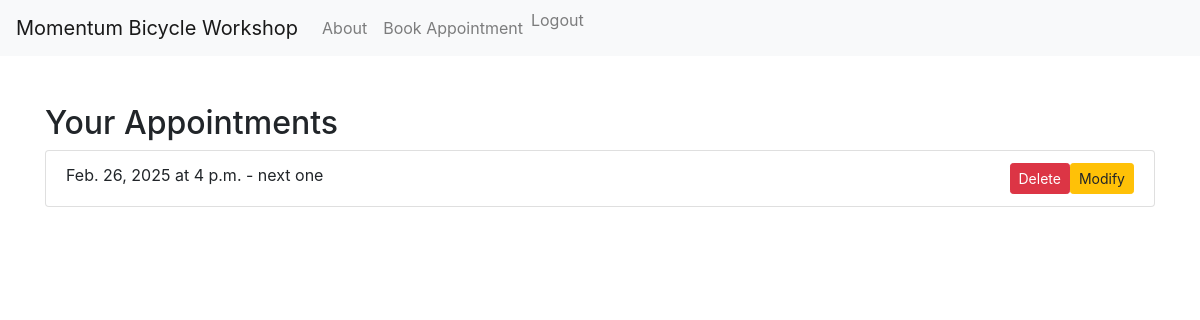
Before: /appointment_list/ (signed in) with the older database file.
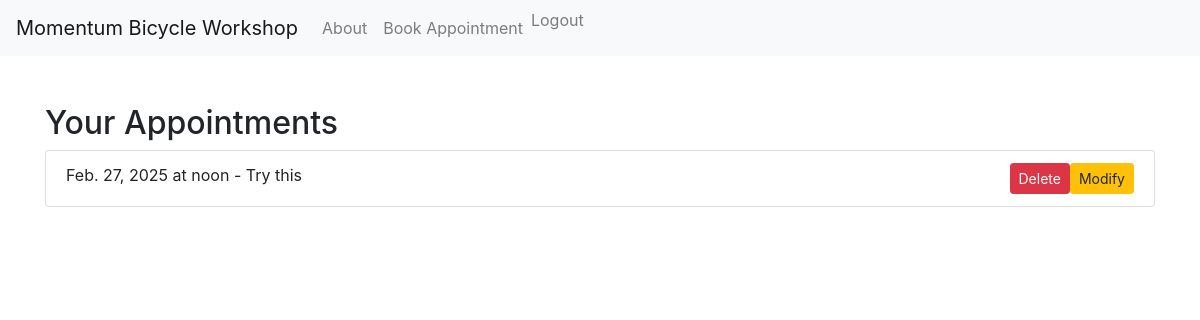
After: the same page with the newer database file.
### myapp/models.py (models this page shows, shortened)
class Appointment(models.Model):
    user = models.ForeignKey(User, on_delete=models.CASCADE)  # Associate the appointment with a user
    date = models.DateField()
    time = models.TimeField()
    description = models.TextField(blank=True)  # Allowing blank descriptions
    photo = models.ImageField(upload_to='photos/', blank=True, null=True)
    completed = models.BooleanField(default=False)
    notified = models.BooleanField(default=False)
    class Meta:  # This should be properly indented within the model
        unique_together = ('user', 'date')  # or ('user', 'date', 'time') if you want to prevent double booking at the same time

### myapp/views.py (the view)
# urls.py: path('appointment_list/', appointment_list, name='appointment_list'),
@login_required
def appointment_list(request):
    appointments = Appointment.objects.filter(user=request.user).order_by('date')
    return render(request, 'myapp/appointment_list.html', {'appointments': appointments})

### myapp/templates/myapp/appointment_list.html (shortened to what this page needs)
{% load static %}
<!DOCTYPE html>
<html lang="en">
<head>
    <link rel="stylesheet" href="https://maxcdn.bootstrapcdn.com/bootstrap/4.5.2/css/bootstrap.min.css">
</head>
<body>
    {% include 'myapp/navbar.html' %}
    <div class="container mt-5">
        <h2>Your Appointments</h2>
        {% if appointments %}
        <ul class="list-group">
            {% for appointment in appointments %}
            <li class="list-group-item">
                {{ appointment.date }} at {{ appointment.time }} - {{ appointment.description }}
                <a href="{% url 'modify_appointment' appointment.id %}"
                    class="btn btn-warning btn-sm float-right">Modify</a>
                <button type="button" class="btn btn-danger btn-sm float-right" data-toggle="modal"
                    data-target="#deleteModal{{ appointment.id }}">
                    Delete
                </button>
            </li>
            {% empty %}
            <li class="list-group-item">No appointments booked.</li>
            {% endfor %}
        </ul>
        {% else %}
        <p>No appointments found.</p>
        {% endif %}
    </div>
</body>
</html>

Changed rows visible on the page:
removed Appointment: date "Feb. 26, 2025", time "4 p.m.", description "next one"
added Appointment: date "Feb. 27, 2025", time "noon", description "Try this"
